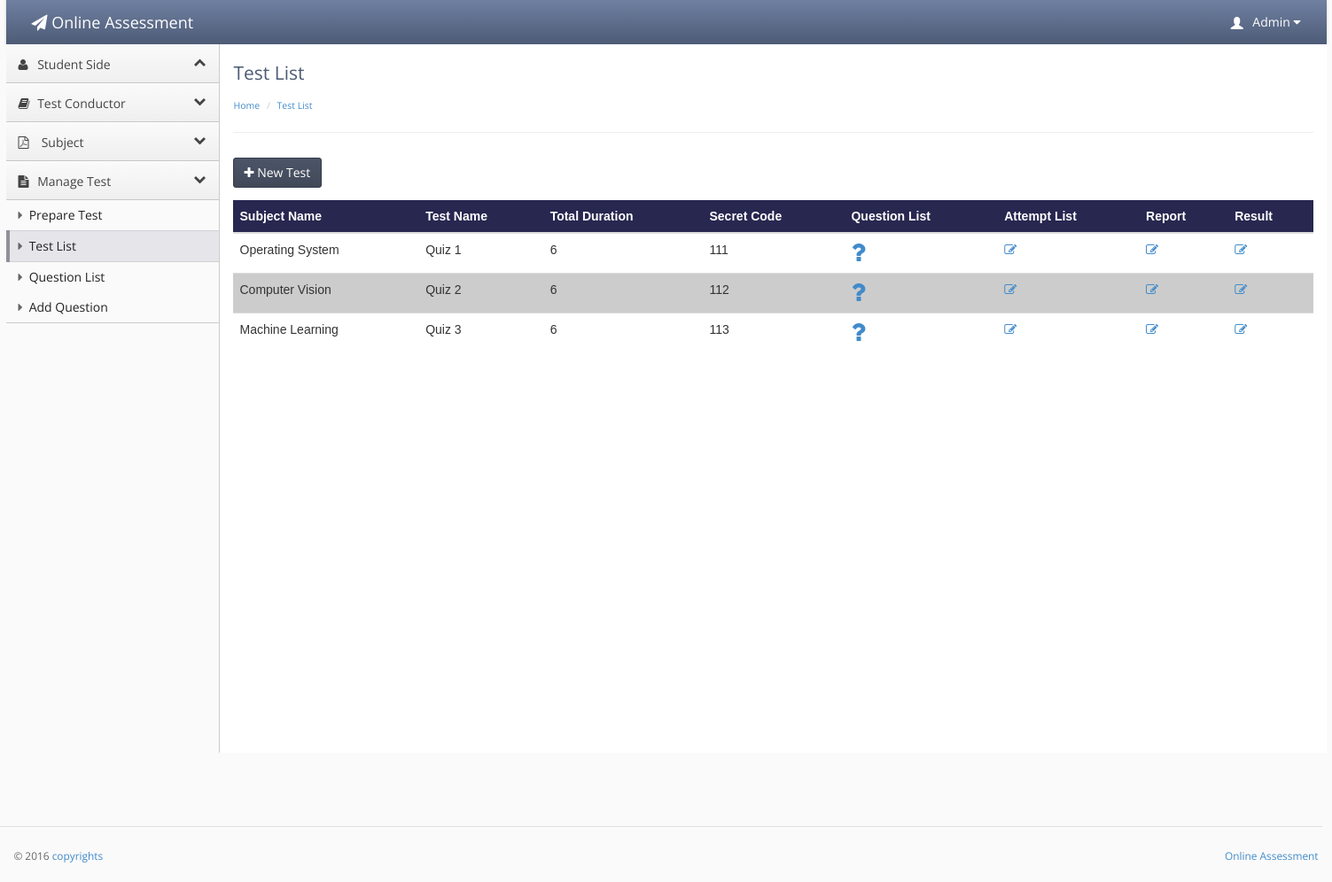
Screenshot of /OAS/test_list.php (signed in) with the database file from the repository.
### tables this page shows
CREATE TABLE IF NOT EXISTS `teacher_conductor` (
  `teacher_id` int(20) NOT NULL AUTO_INCREMENT,
  `user` varchar(20) NOT NULL,
  `f_name` varchar(20) NOT NULL,
  `l_name` varchar(30) NOT NULL,
  `password` varchar(20) NOT NULL,
  `email` varchar(40) NOT NULL,
  `contact` varchar(17) NOT NULL,
  `address` varchar(40) NOT NULL,
  `city` varchar(20) NOT NULL,
  `code` int(10) NOT NULL,
  `subject_id` int(20) unsigned DEFAULT NULL,
  `account` enum('Admin','teacher') NOT NULL DEFAULT 'teacher',
  PRIMARY KEY (`teacher_id`),
  UNIQUE KEY `subject_id_2` (`subject_id`),
  KEY `subject_id` (`subject_id`)
);

CREATE TABLE IF NOT EXISTS `test` (
  `test_id` int(10) NOT NULL AUTO_INCREMENT,
  `t_name` varchar(20) NOT NULL,
  `t_description` varchar(50) NOT NULL,
  `test_start` timestamp NOT NULL DEFAULT CURRENT_TIMESTAMP ON UPDATE CURRENT_TIMESTAMP,
  `test_end` timestamp NOT NULL DEFAULT '0000-00-00 00:00:00',
  `t_from` timestamp NOT NULL DEFAULT CURRENT_TIMESTAMP,
  `t_to` timestamp NOT NULL DEFAULT '0000-00-00 00:00:00',
  `duration` int(10) NOT NULL,
  `t_code` int(10) NOT NULL,
  `subject_id` int(10) unsigned DEFAULT NULL,
  `status` enum('true','false') NOT NULL DEFAULT 'false',
  PRIMARY KEY (`test_id`),
  UNIQUE KEY `t_code` (`t_code`),
  KEY `subject_id` (`subject_id`)
);

CREATE TABLE IF NOT EXISTS `subject` (
  `subject_id` int(10) unsigned NOT NULL AUTO_INCREMENT,
  `name` varchar(100) NOT NULL,
  `description` varchar(100) NOT NULL,
  PRIMARY KEY (`subject_id`)
);

### OAS/test_list.php (the view, shortened to what this page needs)
<?php
if(!isset($_SESSION['username']))
{
header('location:main_user.php');
}
else {
?>
<!doctype html>
<html lang="en"><head>
    <link rel="stylesheet" type="text/css" href="lib/bootstrap/css/bootstrap.css">
    <link rel="stylesheet" href="lib/font-awesome/css/font-awesome.css">
    <link rel="stylesheet" type="text/css" href="stylesheets/theme.css">
    <link rel="stylesheet" type="text/css" href="stylesheets/premium.css">
</head>
<body class=" theme-blue">
<div style="width:100%; height:auto;">
<div style="width:1490px; margin-left:auto; margin-right:auto; ">
    <div class="navbar navbar-default" role="navigation">
        <div class="navbar-header">
         <a class="" href="index.html"><span class="navbar-brand"><span class="fa fa-paper-plane"></span> Online Assessment</span></a></div>
           <?php
  if(isset($_SESSION['username']))
  {
  $id =$_SESSION['username'];
 $result = mysql_query("select * from teacher_conductor
WHERE teacher_conductor.user = '$id'");
while($row = mysql_fetch_array($result))
{
?>
        <div class="navbar-collapse collapse" style="height: 1px;">
          <ul id="main-menu" class="nav navbar-nav navbar-right">
            <li class="dropdown hidden-xs">
                <a href="#" class="dropdown-toggle" data-toggle="dropdown">
                    <span class="glyphicon glyphicon-user padding-right-small" style="position:relative;top: 3px;"></span>
                     <?php echo $row['f_name'];?>
                    <i class="fa fa-caret-down"></i>
                </a>
            </li>
          </ul>
        </div></div></div>
      </div>
<?php }}?>
<div style="width:100%; height:auto;">
<div style="width:1490px; margin-left:auto; margin-right:auto; ">
   <div class="sidebar-nav">
    <ul>
    <li><a href="#" data-target=".dashboard-menu" class="nav-header" data-toggle="collapse"><i class="fa fa-fw fa-user"></i> Student Side<i class="fa fa-collapse"></i></a></li>
    <li data-popover="true"rel="popover" data-placement="right"><a href="#" data-target=".premium-menu" class="nav-header collapsed" data-toggle="collapse"><i class="fa fa-fw fa-book"></i> Test Conductor<i class="fa fa-collapse"></i></a></li>
        <li><a href="#" data-target=".accounts-menu" class="nav-header collapsed" data-toggle="collapse"><i class="fa fa-file-pdf-o "></i> Subject   <i class="fa fa-collapse"></i></a></li>
        <li><a href="#" data-target=".legal-menu" class="nav-header collapsed" data-toggle="collapse"><i class="fa fa-fw fa-file-text"></i> Manage Test<i class="fa fa-collapse"></i></a></li>
        <li><ul class="legal-menu nav nav-list collapse in ">
             <li ><a href="add_test.php"><span class="fa fa-caret-right"></span> Prepare Test</a></li>
            <li class="active" ><a href="test_list.php"><span class="fa fa-caret-right"></span> Test List</a></li>
             <li ><a href="test_list.php"><span class="fa fa-caret-right"></span> Question  List</a></li>
             <li><a href="test_list.php"><span class="fa fa-caret-right"></span> Add Question</a></li>
    </ul></li>
            </ul>
    </div>
    <div class="content">
        <div class="header">
            <h1 class="page-title">Test List</h1>
                    <ul class="breadcrumb">
           <li><a href="index.php">Home</a> </li>
           <li><a href="">Test List</a> </li>
        </ul>
        </div>
        <div class="main-content">
<div class="btn-toolbar list-toolbar">
    <button class="btn btn-primary"><i class="fa fa-plus"></i><a style="color:#FFFFFF;" href="add_test.php"> New Test</a></button>
</div>
<table class="table">
  <thead>
  <tr style="background-color:#272750; color:#FFFFFF;">
       <th>Subject Name</th>
      <th>Test Name</th>
       <th>Total Duration</th>
        <th>Secret Code</th>
        <th>Question List</th>
         <th>Attempt List</th>
          <th>Report</th>
       <th>Result</th>
    </tr>
  </thead>
  <tbody>
    <tr>
     <?php
 $qry="select test.*,subject.* from test
 inner join subject on subject.subject_id = test.subject_id
 ORDER BY `test`.`subject_id`";
  $result = mysql_query($qry);
        while ($row = mysql_fetch_array($result)) {
?>
      <td><?php echo $row['name'];?></td>
      <td><?php echo $row['t_name'];?></td>
        <td><?php echo $row['duration'];?></td>
     <td><?php echo $row['t_code'];?></td>
      <td>
            <a href="question_list.php?id=<?php echo $row['t_code'];?>"<i class="fa fa-question fa-2x"></a>
      </td>
           <td><a href="student_attempt_list.php?id=<?php echo $row['t_code'];?>"<i class="fa fa-pencil-square-o" aria-hidden="true"></i></td>
           <td><a href="student_attempt_list1.php?id=<?php echo $row['t_code'];?>"<i class="fa fa-pencil-square-o" aria-hidden="true"></i></td>
<td><a href="result.php?id=<?php echo $row['t_code'];?>"<i class="fa fa-pencil-square-o" aria-hidden="true"></i></td>
    </tr>
   <?php } ?>
  </tbody>
</table>
 </div>
  </div>
            <footer>
                <hr style="width:1500px">
                <p class="pull-right"><a href="" target=""> Online Assessment</a></p>
                <p>© 2016 <a href="" target="">copyrights</a></p>
            </footer>
</div></div>
</body></html><?php } ?>

### OAS/test_list.php (style rules this page uses)
table { font-family: arial, sans-serif; border-collapse: collapse; width: 100%; }
td, th { text-align: left; padding: 8px; }
.navbar-default .navbar-brand, .navbar-default .navbar-brand:hover { color: #fff; }

### rows the page displays
teacher_conductor: f_name "Admin"
test: subject.name "Operating System", t_name "Quiz 1", duration "6", t_code "111"
test: subject.name "Computer Vision", t_name "Quiz 2", duration "6", t_code "112"
test: subject.name "Machine Learning", t_name "Quiz 3", duration "6", t_code "113"
